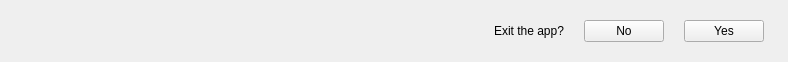
     <widget class="QCustomSlideMenu" name="exitPrompt" native="true">
      <property name="minimumSize">
       <size>
        <width>788</width>
        <height>0</height>
       </size>
      </property>
      <property name="maximumSize">
       <size>
        <width>788</width>
        <height>0</height>
       </size>
      </property>
      <layout class="QVBoxLayout" name="verticalLayout_2">
       <property name="rightMargin">
        <number>15</number>
       </property>
       <item alignment="Qt::AlignRight|Qt::AlignTop">
        <widget class="QWidget" name="widget_2" native="true">
         <layout class="QHBoxLayout" name="horizontalLayout_5">
          <property name="spacing">
           <number>20</number>
          </property>
          <item>
           <widget class="QLabel" name="label_2">
            <property name="text">
             <string>Exit the app?</string>
            </property>
           </widget>
          </item>
          <item alignment="Qt::AlignHCenter">
           <widget class="QPushButton" name="close_exit_prompt">
            <property name="text">
             <string>No</string>
            </property>
           </widget>
          </item>
          <item alignment="Qt::AlignHCenter">
           <widget class="QPushButton" name="exit">
            <property name="text">
             <string>Yes</string>
            </property>
           </widget>
          </item>
         </layout>
        </widget>
       </item>
      </layout>
     </widget>
